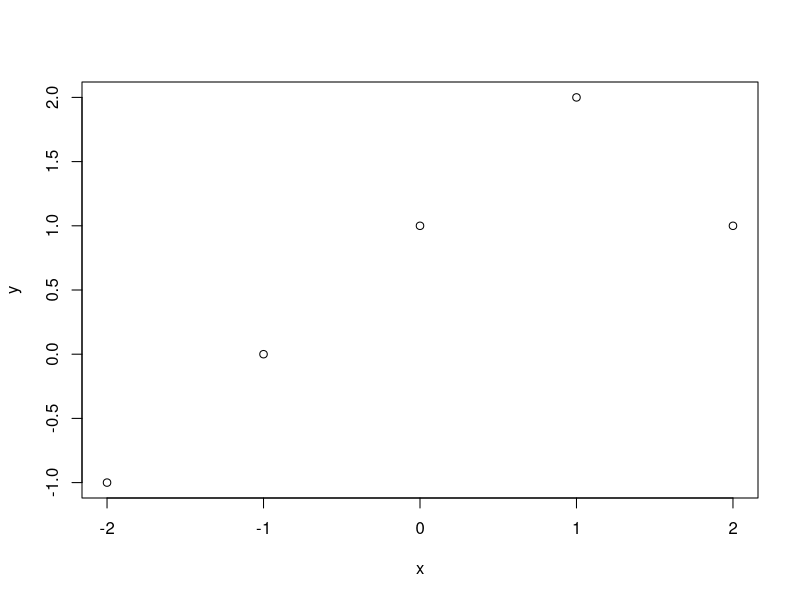
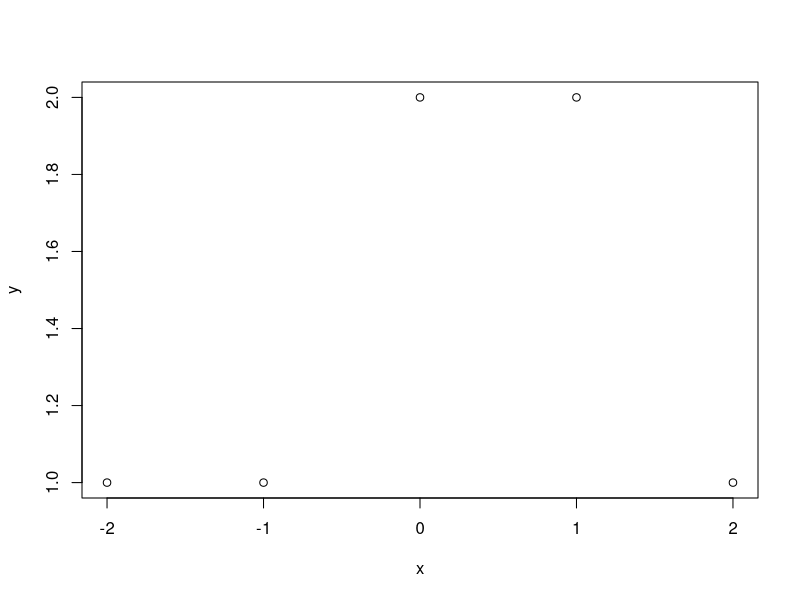
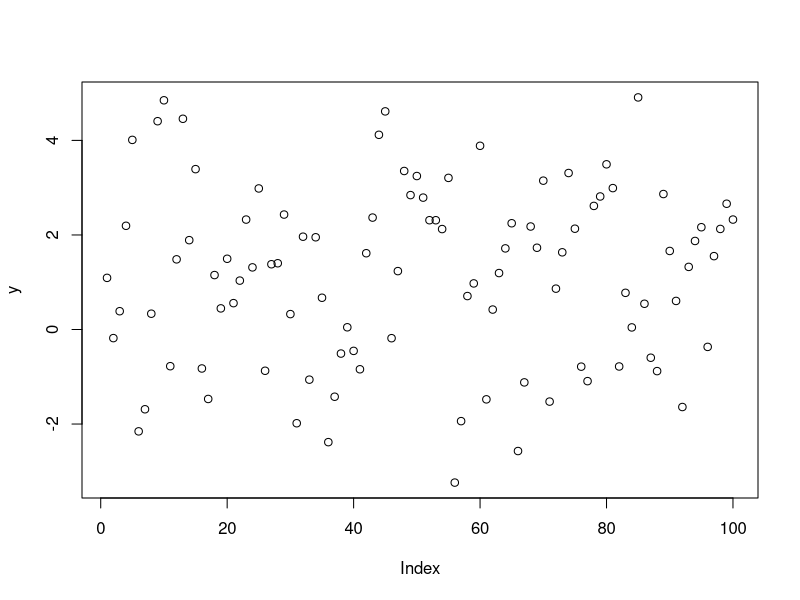
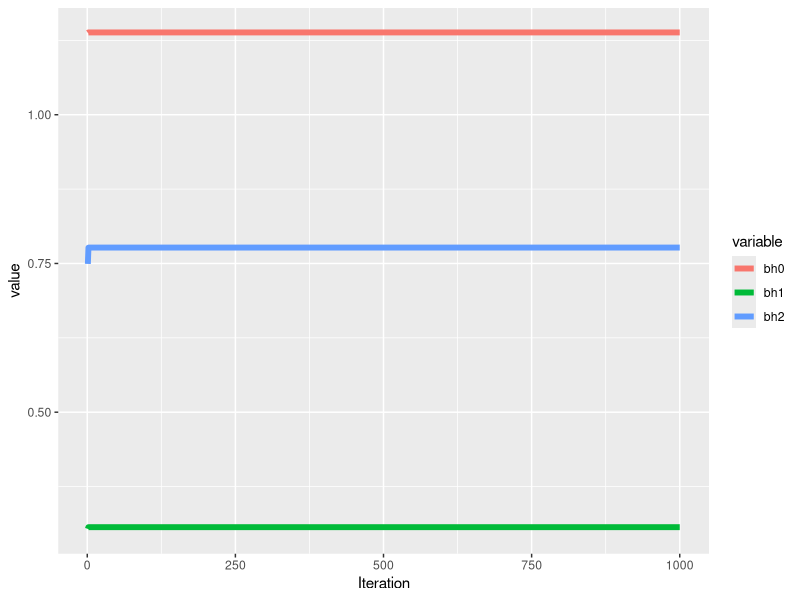
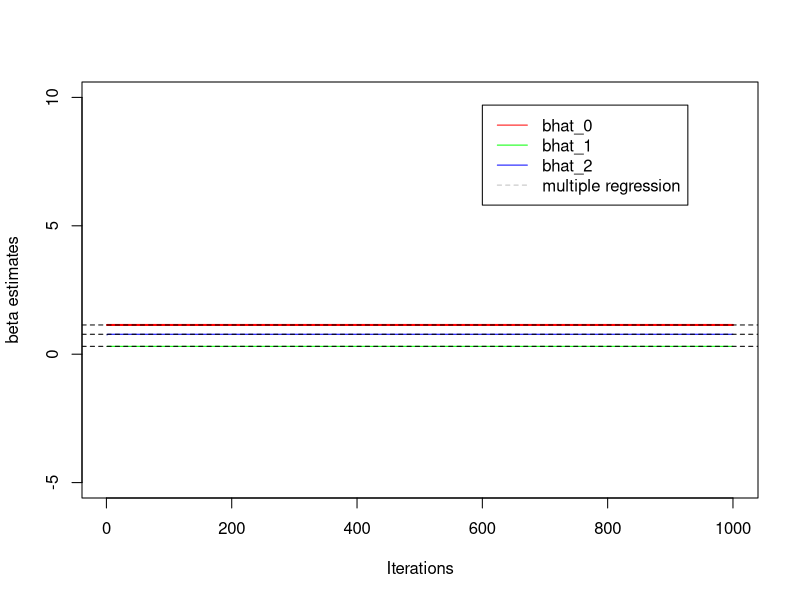

Write R code to recreate these figures, in order.
## ---- chunk 1
x <- -2:2
y= 1+ x + -2 * (x-1)^2 * I(x>1)
plot (x,y)
## ---- chunk 2
x <- -2:2
y= c(1+ 0 + 0, # x = -2
     1+ 0 +0, # x = -1
     1+ 1 + 0, # x = 0
     1+ (1-0) + 0, # x = 1
     1+ (1-1) + 0 # x = 2
     )
plot(x,y)
## ---- chunk 3
x1 <- rnorm(100)
x2 <- rnorm(100)
b0 <- 1
b1 <- 1
b2 <- 1
eps <- rnorm(100, sd = 1)
y <- b0 + b1*x + b2*x2 + eps
plot(y)
## ---- chunk 4
bh1 <- 2
## ---- chunk 5
a <- y - bh1 * x1
beta2 <- lm(a~x2)$coef[2]
## ---- chunk 6
bh2 <- 2
a<- y-bh2 * x2
beta1 <- lm(a~x1)$coef[2]
## ---- chunk 7
bh0 <- bh1 <- bh2 <- rep(0, 1000)
for (i in 1:1000) {
  a <- y - bh1[i] * x1
  bh2[i] <- lm(a ~ x2)$coef[2]
  a <- y - bh2[i] * x2
  bh0[i] <- lm(a ~ x1)$coef[1]
  bh1[i+1] <- lm(a ~ x1)$coef[2]
}

require(ggplot2)
require(reshape2)

grp <- data.frame(Iteration = 1:1000, bh0, bh1=bh1[-1], bh2)
grp1 <- melt(grp, id.vars = "Iteration")

ggplot(grp1, aes(x= Iteration, y= value, group=variable, col = variable)) + geom_line(size = 2) 
## ---- chunk 8
mod <- lm(y ~ x1 + x2)
coef(mod)

plot(bh0, type="l", col="red", lwd=2, xlab="Iterations", 
     ylab="beta estimates", ylim=c(-5,10))

lines(bh1[-1], col="green")
lines(bh2, col="blue")

abline(h=coef(mod)[1], lty="dashed")
abline(h=coef(mod)[2], lty="dashed")
abline(h=coef(mod)[3], lty="dashed")

legend(x=600,y=9.7, c("bhat_0", "bhat_1", "bhat_2", "multiple regression"),
       lty = c(1,1,1,2), 
       col = c("red","green","blue","gray"))
## ---- chunk 9
head(grp)
